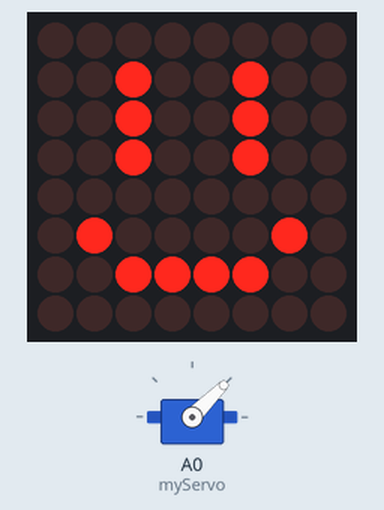
The sketch below on a simulated Arduino Uno, built with avr-gcc and run on an emulated ATmega328P. Parts: 8×8 LED matrix, servo. Wiring (inferred from the names in the program): LED matrix (orientation assumed): rows pin 2, pin 7, A5, pin 5, pin 13, A4, pin 12, A2; columns pin 6, pin 11, pin 10, pin 3, A3, pin 4, pin 8, pin 9.

Above: at 0.1 s.
At 1.15 s:
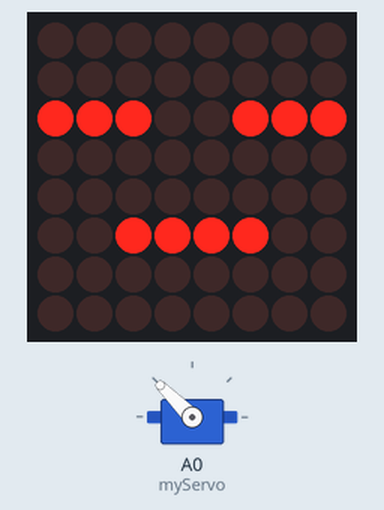
Timing chart, 0 to 130.0 s (numbered marks = the images above):
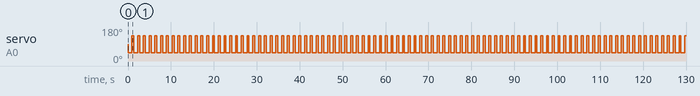

Measured:
- by itself, servo on A0 (myServo): alternates 135° for 0.45 s and 45° for 0.89 s
- what the display in image 0 shows lasts 1.0 s, from 0.0 s to 1.0 s
- what the display in image 1 shows lasts 0.4 s, from 1.0 s to 1.4 s

The sketch:

matrikLED.ino
```cpp
#include <Servo.h> // Tambahkan pustaka Servo

// 2-dimensional array of row pin numbers:
int R[] = {2, 7, A5, 5, 13, A4, 12, A2};
// 2-dimensional array of column pin numbers:
int C[] = {6, 11, 10, 3, A3, 4, 8, 9};

Servo myServo; // Objek servo

unsigned char biglove[8][8] =     // The big “heart”
{
  0,0,0,0,0,0,0,0,
  0,0,1,0,0,1,0,0,
  0,0,1,0,0,1,0,0,
  0,0,1,0,0,1,0,0,
  0,0,0,0,0,0,0,0,
  0,1,0,0,0,0,1,0,
  0,0,1,1,1,1,0,0,
  0,0,0,0,0,0,0,0,
};

unsigned char smalllove[8][8] =   // The small “heart”
{
  0,0,0,0,0,0,0,0,
  0,0,0,0,0,0,0,0,
  1,1,1,0,0,1,1,1,
  0,0,0,0,0,0,0,0,
  0,0,0,0,0,0,0,0,
  0,0,1,1,1,1,0,0,
  0,0,0,0,0,0,0,0,
  0,0,0,0,0,0,0,0,
};

void setup()
{
  // Inisialisasi pin baris dan kolom sebagai output:
  for (int i = 0; i < 8; i++)
  {
    pinMode(R[i], OUTPUT);
    pinMode(C[i], OUTPUT);
  }

  // Inisialisasi servo:
  myServo.attach(A0); // Servo terhubung ke pin A0
  myServo.write(90);  // Posisi awal servo (90 derajat)
}

void loop()
{
  for (int i = 0; i < 100; i++)        // Loop display 100 times
  {
    Display(biglove);                  // Display the "Big Heart"
    myServo.write(45);                 // Pindahkan servo ke 45 derajat
                             // Tunggu sejenak
  }

  for (int i = 0; i < 50; i++)         // Loop display 50 times
  {
    Display(smalllove);                // Display the "Small Heart"
    myServo.write(135);                // Pindahkan servo ke 135 derajat
                             // Tunggu sejenak
  }
}

void Display(unsigned char dat[8][8])
{
  for (int c = 0; c < 8; c++)
  {
    digitalWrite(C[c], LOW); // Gunakan kolom
    // Loop untuk baris
    for (int r = 0; r < 8; r++)
    {
      digitalWrite(R[r], dat[r][c]);
    }
    delay(1);
    Clear();  // Hapus cahaya tampilan kosong
  }
}

void Clear()
{
  for (int i = 0; i < 8; i++)
  {
    digitalWrite(R[i], LOW);
    digitalWrite(C[i], HIGH);
  }
}
```
